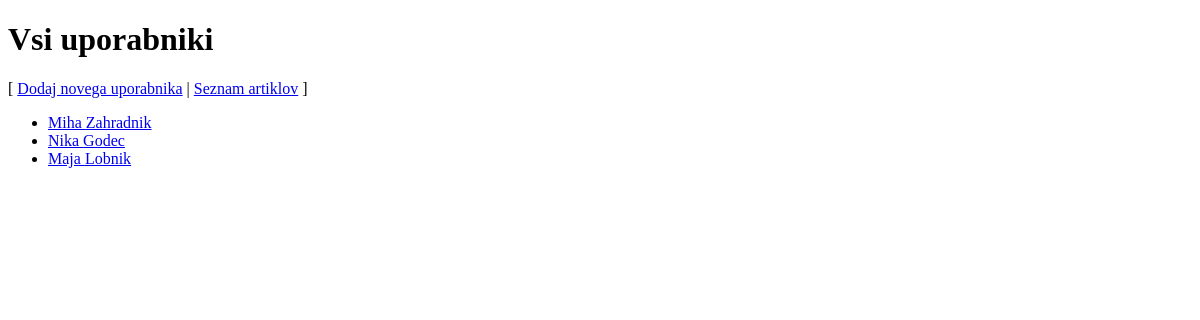
Screenshot of /users with the database file from the repository.
### tables this page shows
CREATE TABLE `user` (
  `id` int(11) NOT NULL AUTO_INCREMENT,
  `name` varchar(255) NOT NULL,
  `lastName` varchar(255) NOT NULL,
  `email` varchar(255) NOT NULL,
  `password` varchar(255) NOT NULL,
  `type` smallint NOT NULL,
  `address` varchar(255),
  `phone` varchar(255),
  `activated` boolean NOT NULL,
  PRIMARY KEY (`id`)
);

### model/DB.php (called while the page is built, shortened)
<?php
class DBInit {
    private static $host = "localhost";
    private static $user = "root";
    private static $password = "ep";
    private static $schema = "articlestore";
    private static $instance = null;
    public static function getInstance() {
        if (!self::$instance) {
            $config = "mysql:host=" . self::$host
                    . ";dbname=" . self::$schema;
            $options = array(
                PDO::ATTR_ERRMODE => PDO::ERRMODE_EXCEPTION,
                PDO::ATTR_DEFAULT_FETCH_MODE => PDO::FETCH_ASSOC,
                PDO::ATTR_PERSISTENT => true,
                PDO::MYSQL_ATTR_INIT_COMMAND => 'SET NAMES utf8'
            );
            self::$instance = new PDO($config, self::$user, self::$password, $options);
        }
        return self::$instance;
    }
}

### model/AbstractDB.php (called while the page is built, shortened)
<?php
require_once 'model/DB.php';
abstract class AbstractDB {
    protected static $dbh = null;
    public static function getConnection() {
        if (is_null(self::$dbh)) {
            self::$dbh = DBInit::getInstance();
        }
        return self::$dbh;
    }
    public static function query($sql, array $params = []) {
        $stmt = self::getConnection()->prepare($sql);
        $params_filtered = self::filterParams($sql, $params);
        $stmt->execute($params_filtered);
        return $stmt->fetchAll();
    }
    protected static function filterParams($sql, array $params) {
        $sql_split = preg_split("/[\(\) ,]/", $sql);
        $sql_params = array_values(preg_grep('/^:/', $sql_split));
        $result = array();
        return $result;
    }
    protected static function alterKeys(array $params) {
        $result = array();
        return $result;
    }
}

### model/UserDB.php (called while the page is built, shortened)
<?php
class UserDB extends AbstractDB {
    public static function getAll() {
        return parent::query("SELECT id, name, lastName, email, password, type, address, phone, activated"
                        . " FROM user"
                        . " ORDER BY id ASC");
    }
}

### ViewHelper.php (called while the page is built, shortened)
<?php
class ViewHelper {
    public static function render($file, $variables = array()) {
        extract($variables);
        include($file);
        return ob_get_clean();
    }
}

### view/user-list.php (the view, shortened to what this page needs)
<!DOCTYPE html>
<link rel="stylesheet" type="text/css" href="<?= CSS_URL . "style.css" ?>">
<h1>Vsi uporabniki</h1>
<p>[
<a href="<?= BASE_URL . "users/add" ?>">Dodaj novega uporabnika</a> |
<a href="<?= BASE_URL . "articles" ?>">Seznam artiklov</a>
]</p>
<ul>
    <?php foreach ($users as $user): ?>
        <li><a href="<?= BASE_URL . "users/" . $user["id"] ?>">
        	<?= $user["name"] ?> <?= $user["lastName"] ?></a></li>
    <?php endforeach; ?>
</ul>

### index.php (shortened to what this page needs)
<?php
require_once("controller/UsersController.php");
$path = isset($_SERVER["PATH_INFO"]) ? trim($_SERVER["PATH_INFO"], "/") : "";
$urls = [
    "/^users$/" => function ($method) {
        UsersController::index();
    },
        "/^users\/(\d+)$/" => function ($method, $id) {
        UsersController::get($id);
    },
    "/^users\/add$/" => function ($method) {
        if ($method == "POST") {
            UsersController::add();
        } else {
            UsersController::addForm();
        }
    },
    "/^users\/edit\/(\d+)$/" => function ($method, $id) {
        if ($method == "POST") {
            UsersController::edit($id);
        } else {
            UsersController::editForm($id);
        }
    },
    "/^users\/delete\/(\d+)$/" => function ($method, $id) {
        if ($method == "POST") {
            UsersController::delete($id);
        }
    },
    "/^articles$/" => function ($method) {
        ArticlesController::index();
    },
    "/^articles\/(\d+)$/" => function ($method, $id) {
        ArticlesController::get($id);
    },
    "/^articles\/add$/" => function ($method) {
        if ($method == "POST") {
            ArticlesController::add();
        } else {
            ArticlesController::addForm();
        }
    },
    "/^articles\/edit\/(\d+)$/" => function ($method, $id) {
        if ($method == "POST") {
            ArticlesController::edit($id);
        } else {
            ArticlesController::editForm($id);
        }
    },
    "/^articles\/delete\/(\d+)$/" => function ($method, $id) {
        if ($method == "POST") {
            ArticlesController::delete($id);
        }
    },
    "/^articles\/(\d+)\/(foo|bar|baz)\/(\d+)$/" => function ($method, $id, $val, $num) {
        echo "$id, $val, $num";
    },
    "/^$/" => function () {
        ViewHelper::redirect(BASE_URL . "articles");
    },
    "/^api\/articles\/(\d+)$/" => function ($method, $id) {
        switch ($method) {
            case "DELETE":
                ArticlesRESTController::delete($id);
                break;
            case "PUT":
                ArticlesRESTController::edit($id);
                break;
            default:
                ArticlesRESTController::get($id);
                break;
        }
    },
    "/^api\/articles$/" => function ($method) {
        switch ($method) {
            case "POST":
                ArticlesRESTController::add();
                break;
            default:
                ArticlesRESTController::index();
                break;
        }
    },
];
foreach ($urls as $pattern => $controller) {
    if (preg_match($pattern, $path, $params)) {
        try {
            $params[0] = $_SERVER["REQUEST_METHOD"];
            $controller(...$params);
        } catch (InvalidArgumentException $e) {
            ViewHelper::error404();
        } catch (Exception $e) {
            ViewHelper::displayError($e, true);
        }
        exit();
    }
}

### controller/UsersController.php (shortened to what this page needs)
<?php
require_once("model/UserDB.php");
require_once("ViewHelper.php");
class UsersController {
    public static function index() {
        echo ViewHelper::render("view/user-list.php", [
            "users" => UserDB::getAll()
        ]);
    }
}

### rows the page displays
user: name "Miha", lastName "Zahradnik"
user: name "Nika", lastName "Godec"
user: name "Maja", lastName "Lobnik"
